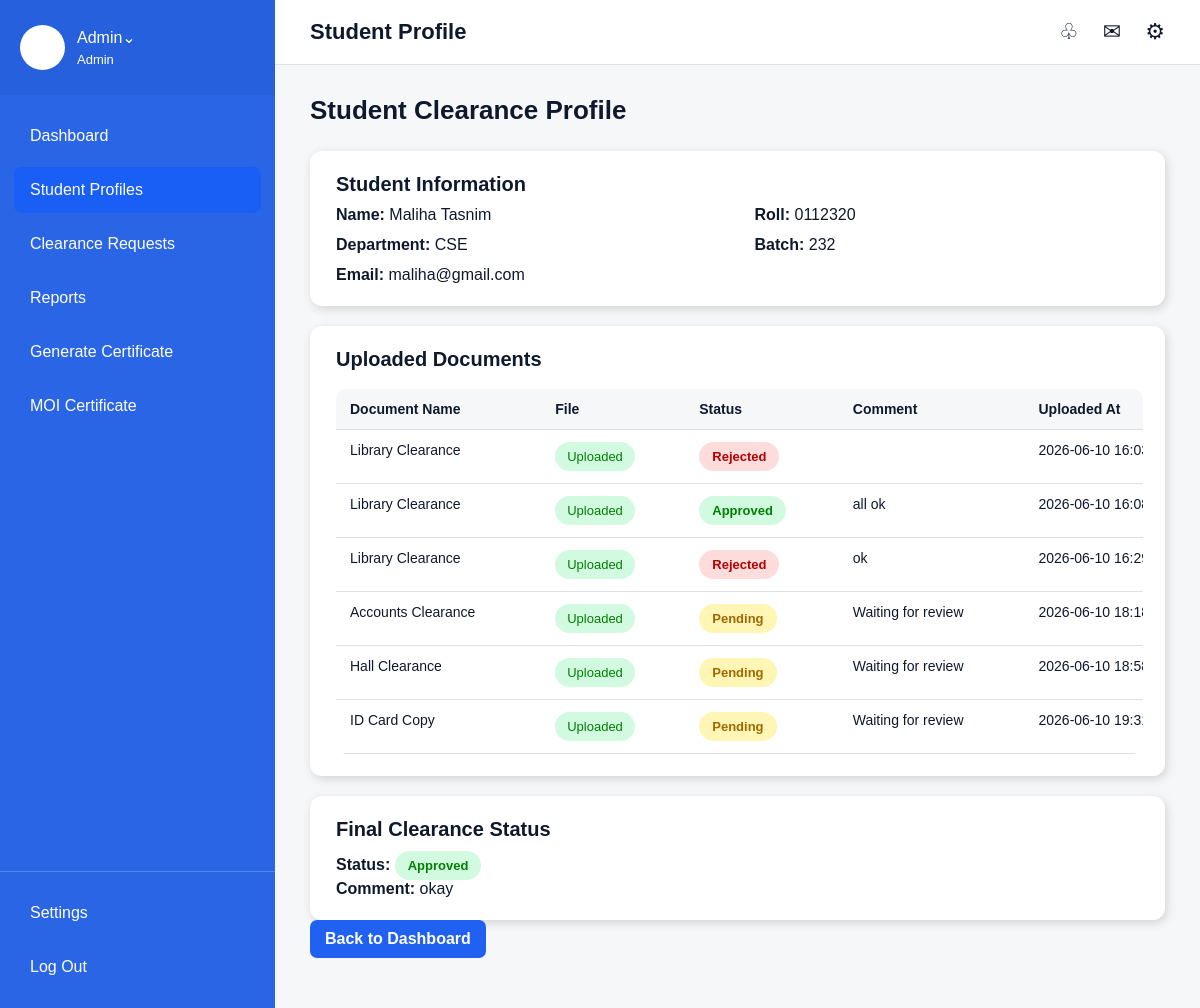
Screenshot of /view-student-profile.php?student_id=1 (signed in) with the database file from the repository.
### tables this page shows
CREATE TABLE `students` (
  `student_id` int(11) NOT NULL,
  `name` varchar(100) NOT NULL,
  `roll` varchar(50) NOT NULL,
  `department` varchar(100) NOT NULL,
  `batch` varchar(50) NOT NULL,
  `email` varchar(100) NOT NULL,
  `password` varchar(100) NOT NULL,
  `created_at` timestamp NOT NULL DEFAULT current_timestamp()
);

CREATE TABLE `documents` (
  `document_id` int(11) NOT NULL,
  `student_id` int(11) NOT NULL,
  `document_name` varchar(100) NOT NULL,
  `file_name` varchar(255) NOT NULL,
  `status` varchar(50) DEFAULT 'Pending',
  `comment` text DEFAULT NULL,
  `uploaded_at` timestamp NOT NULL DEFAULT current_timestamp()
);

CREATE TABLE `clearance_requests` (
  `request_id` int(11) NOT NULL,
  `student_id` int(11) NOT NULL,
  `status` varchar(50) DEFAULT 'Pending',
  `comment` text DEFAULT NULL,
  `request_date` timestamp NOT NULL DEFAULT current_timestamp(),
  `clearance_type` varchar(100) DEFAULT 'Final Clearance',
  `department` varchar(100) DEFAULT 'All Departments',
  `reason` text DEFAULT NULL,
  `is_emergency` varchar(20) DEFAULT 'No'
);

### view-student-profile.php (the view, shortened to what this page needs)
<?php
include "../db.php";
$student_id = $_GET["student_id"];
$student_sql = "SELECT * FROM students WHERE student_id='$student_id'";
$student_result = $conn->query($student_sql);
$student = $student_result->fetch_assoc();
$doc_sql = "SELECT * FROM documents WHERE student_id='$student_id'";
$doc_result = $conn->query($doc_sql);
$clearance_sql = "SELECT * FROM clearance_requests WHERE student_id='$student_id'";
$clearance_result = $conn->query($clearance_sql);
$clearance_status = "Not Submitted";
$clearance_comment = "No clearance request submitted yet.";
if($clearance_result->num_rows > 0){
    $clearance = $clearance_result->fetch_assoc();
    $clearance_status = $clearance["status"];
    $clearance_comment = $clearance["comment"];
}
?>
<!DOCTYPE html>
<html lang="en">
<head>
    <link rel="stylesheet" type="text/css" href="./admin.css">
</head>
<body>
<div class="page">
    <div class="left">
        <div class="profile">
            <div class="profile-icon"></div>
            <div>
                <div>Admin⌄</div>
                <div class="small-name"><?php echo $_SESSION["admin_name"]; ?></div>
            </div>
        </div>
        <div class="nav">
            <a class="nav-item" href="admin-dashboard.php">Dashboard</a>
            <a class="nav-item active" href="student-clearance-profile.php">Student Profiles</a>
            <a class="nav-item" href="clearance-requests.php">Clearance Requests</a>
            <a class="nav-item" href="reports.php">Reports</a>
            <a class="nav-item" href="generate-certificate.php">Generate Certificate</a>
            <a class="nav-item" href="moi-certificate-management.php">MOI Certificate</a>
        </div>
        <div class="bottom-nav">
            <a class="nav-item" href="settings.php">Settings</a>
            <a class="nav-item" href="../logout.php">Log Out</a>
        </div>
    </div>
    <div class="right">
        <div class="top">
            <div class="top-title">Student Profile</div>
            <div class="top-icons">♧ ✉ ⚙</div>
        </div>
        <div class="content">
            <div class="welcome">Student Clearance Profile</div>
            <div class="frontend-card">
                <div class="section-title">Student Information</div>
                <div class="profile-details">
                    <p><b>Name:</b> <?php echo $student["name"]; ?></p>
                    <p><b>Roll:</b> <?php echo $student["roll"]; ?></p>
                    <p><b>Department:</b> <?php echo $student["department"]; ?></p>
                    <p><b>Batch:</b> <?php echo $student["batch"]; ?></p>
                    <p><b>Email:</b> <?php echo $student["email"]; ?></p>
                </div>
            </div>
            <div class="frontend-card">
                <div class="section-title">Uploaded Documents</div>
                <div class="table-box no-shadow">
                    <table>
                        <tr>
                            <th>Document Name</th>
                            <th>File</th>
                            <th>Status</th>
                            <th>Comment</th>
                            <th>Uploaded At</th>
                        </tr>
                        <?php
                        if($doc_result->num_rows > 0){
                            while($doc = $doc_result->fetch_assoc()){
                                echo "<tr>";
                                echo "<td>".$doc["document_name"]."</td>";
                                echo "<td><span class='uploaded-badge'>Uploaded</span></td>";
                                if($doc["status"] == "Approved"){
                                    echo "<td><span class='status green'>Approved</span></td>";
                                }
                                else if($doc["status"] == "Rejected"){
                                    echo "<td><span class='status red'>Rejected</span></td>";
                                }
                                else{
                                    echo "<td><span class='status yellow'>".$doc["status"]."</span></td>";
                                }
                                echo "<td>".$doc["comment"]."</td>";
                                echo "<td>".$doc["uploaded_at"]."</td>";
                                echo "</tr>";
                            }
                        }
                        else{
                            echo "<tr><td colspan='5'>No documents uploaded yet.</td></tr>";
                        }
                        ?>
                    </table>
                </div>
            </div>
            <div class="frontend-card">
                <div class="section-title">Final Clearance Status</div>
                <p>
                    <b>Status:</b>
                    <?php
                    if($clearance_status == "Approved"){
                        echo "<span class='status green'>Approved</span>";
                    }
                    ?>
                </p>
                <p><b>Comment:</b> <?php echo $clearance_comment; ?></p>
            </div>
            <a class="small-btn" href="admin-dashboard.php">Back to Dashboard</a>
        </div>
    </div>
</div>
</body>
</html>

### admin.css (style rules this page uses)
* { margin: 0; padding: 0; box-sizing: border-box; }
body { font-family: Arial, sans-serif; color: rgb(15, 25, 45); background: rgb(246, 247, 249); }
a { text-decoration: none; color: inherit; }
.page { display: flex; height: 100vh; overflow: hidden; }
.left { width: 275px; height: 100vh; background: rgb(42, 101, 230); color: white; display: flex; flex-direction: column; overflow-y: auto; flex-shrink: 0; }
.profile { display: flex; align-items: center; gap: 12px; padding: 25px 20px; background: rgb(38, 96, 220); }
.profile-icon { width: 45px; height: 45px; background: white; color: rgb(32, 97, 241); border-radius: 50%; text-align: center; line-height: 45px; }
.small-name { font-size: 13px; margin-top: 5px; }
.nav { display: flex; flex-direction: column; padding: 18px 14px; gap: 8px; }
.nav-item { padding: 14px 16px; border-radius: 8px; font-size: 16px; color: white; }
.nav-item:hover, .nav-item.active { background: rgb(25, 94, 245); }
.bottom-nav { margin-top: auto; border-top: 1px solid rgba(255,255,255,0.2); padding: 18px 14px; display: flex; flex-direction: column; gap: 8px; }
.right { flex: 1; height: 100vh; background: rgb(246, 247, 249); overflow-y: auto; overflow-x: hidden; }
.top { height: 65px; background: white; border-bottom: 1px solid rgb(220, 225, 230); display: flex; justify-content: space-between; align-items: center; padding: 0 35px; position: sticky; top: 0; z-index: 10; }
.top-title { font-size: 22px; font-weight: bold; }
.top-icons { word-spacing: 18px; font-size: 22px; }
.content, .admin-content, .profile-content { padding: 30px 35px 50px 35px; }
.welcome { font-size: 26px; font-weight: bold; margin-bottom: 25px; }
.dash-card, .admin-summary-card, .report-card, .frontend-card, .activity, .admin-main-card, .main-card, .profile-box, .profile-action-card, .request-card, .info-box { background: white; border-radius: 12px; padding: 22px; box-shadow: 2px 3px 10px lightgray; border-left: 4px solid transparent; margin-top: 20px; }
.dash-title, .section-title, .page-title { font-size: 20px; font-weight: bold; margin-bottom: 10px; }
.table-box { width: 100%; overflow-x: auto; background: white; border-radius: 10px; margin-top: 18px; }
table, .admin-table, .profile-table { width: 100%; border-collapse: collapse; min-width: 900px; }
th, td, .admin-table th, .admin-table td, .profile-table th, .profile-table td { text-align: left; padding: 12px 14px; border-bottom: 1px solid rgb(220, 225, 230); font-size: 14px; vertical-align: top; }
th, .admin-table th { background: rgb(246, 247, 249); font-weight: bold; }
.profile-details { display: grid; grid-template-columns: 1fr 1fr; gap: 12px 30px; }
.blue-btn, .green-btn, .red-btn, .gray-btn, .orange-btn, .dark-btn, .small-btn, .print-btn, .white-btn { color: white; text-align: center; border-radius: 7px; padding: 10px 15px; font-weight: bold; display: inline-block; }
.blue-btn, .small-btn, .print-btn { background: rgb(32, 97, 241); }
.status { padding: 7px 13px; border-radius: 18px; display: inline-block; font-size: 13px; font-weight: bold; }
.green { background: rgb(210, 250, 225); color: green; }
.yellow { background: rgb(255, 245, 180); color: rgb(160, 105, 0); }
.red { background: rgb(255, 220, 220); color: rgb(180, 0, 0); }
.uploaded-badge { background: rgb(210, 250, 225); color: green; padding: 7px 12px; border-radius: 18px; display: inline-block; font-size: 13px; }
.no-shadow { box-shadow: none; padding: 0; }

### rows the page displays
students: name "Maliha Tasnim", roll "0112320", department "CSE", batch "232", email "maliha@gmail.com"
documents: document_name "Library Clearance", status "Rejected", uploaded_at "2026-06-10…"
documents: document_name "Library Clearance", status "Approved", comment "all ok", uploaded_at "2026-06-10…"
documents: document_name "Library Clearance", status "Rejected", comment "ok", uploaded_at "2026-06-10…"
documents: document_name "Accounts Clearance", status "Pending", comment "Waiting for review", uploaded_at "2026-06-10…"
documents: document_name "Hall Clearance", status "Pending", comment "Waiting for review", uploaded_at "2026-06-10…"
documents: document_name "ID Card Copy", status "Pending", comment "Waiting for review", uploaded_at "2026-06-10…"
clearance_requests: comment "okay"

### other values shown
$_SESSION["admin_name"] "Admin"
